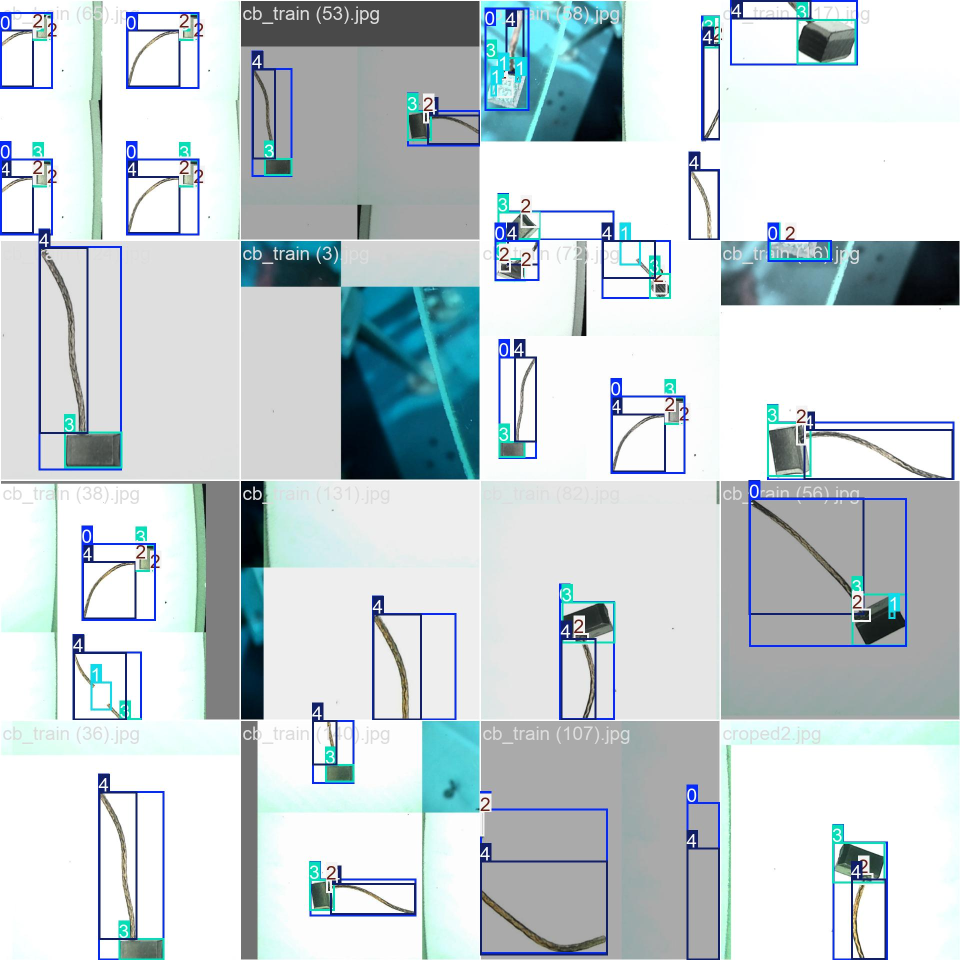
#> input picture detect/train9/train_batch0.jpg, 1920 x 1920 px (shown at 1/2 size)
$ python -i 'live tester_optimized_auto.py'   (imports and definitions only)
#> lines starting #> are read from the running program, lines starting #| are printed output that depends on the picture; after the words box and inside, x2 and y2 are one past the last pixel; in counts of white or black regions, pixels touching at a corner belong together
#> further down, picture is the input picture: shape (1920, 1920, 3); mean B, G, R 212.1, 208.3, 197.2
import cv2
import numpy as np
from matplotlib import pyplot as plt
import matplotlib.patches as patches
import matplotlib as mpl
import time
import os
from InvariantTM import template_crop, invariant_match_template
from pypylon import pylon
import math
import json
import tkinter as tk
from tkinter import filedialog


h_vals_def=[]
v_vals_def=[]

auto = True
trigger=True
#trigger=False

annotations = []
tolerance = 0.015

def align_image(image):
    ds=6
    image_ds = cv2.resize(image, (image.shape[1] // ds, image.shape[0] // ds))
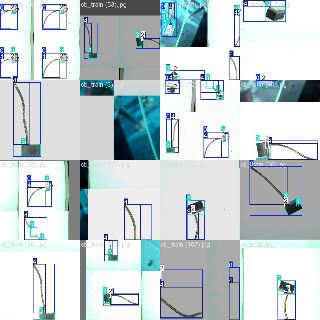
#> image_ds: shape (320, 320, 3); mean B, G, R 211.6, 207.5, 196.4
    gray = cv2.cvtColor(image_ds, cv2.COLOR_BGR2GRAY)
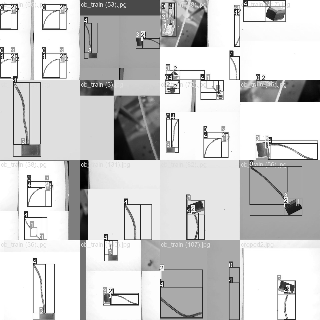
#> gray: shape (320, 320); min 1, max 255, mean 204.7
    _, thresh = cv2.threshold(gray, 127, 255, cv2.THRESH_BINARY_INV)
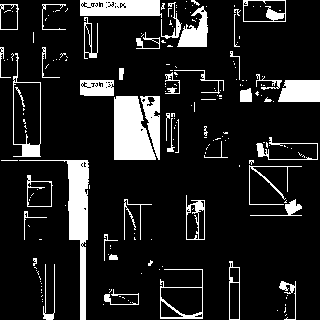
#> thresh: shape (320, 320); 13.1% white; 200 white regions (153 under 20 px)
    contours, _ = cv2.findContours(thresh, cv2.RETR_EXTERNAL, cv2.CHAIN_APPROX_SIMPLE)
#> contours = 184 contours, 151 with area under 20; largest, box (x1, y1, x2, y2) and area: (114, 96, 156, 160) 1944, (13, 53, 41, 157) 1905, (19, 160, 89, 320) 1846, (160, 269, 203, 319) 1309, (80, 0, 162, 18) 1187
    i=0

    for cnt in contours:
        if cv2.contourArea(cnt) < 100000//ds:

            continue

        i=i+1
        rect = cv2.minAreaRect(cnt)
        (cx, cy), (w, h), angle = rect

        if w > h:
            angle += 90
            w, h = h, w

        center = (int(cx)*ds, int(cy)*ds)
        rot_mat = cv2.getRotationMatrix2D(center, angle, 1.0)
        rotated = cv2.warpAffine(image, rot_mat, (image.shape[1], image.shape[0]),
                                 flags=cv2.INTER_NEAREST, borderValue=(255, 255, 255))

        return rotated , True
#> this loop made 184 passes
#> cnt on passes 1, 2, 4: [[286, 314], [285, 315]], [[277, 310]], [[285, 304], [285, 305]]
#> after the loop, i = 0
    return image, False

# [99 lines left out: functions remove_small_dust, match_and_crop, detect_subpixel_edges, not called in this run]

# === DraggableLine and GUI Logic ===
class DraggableLine:
    # [26 lines left out: functions __init__, on_press, on_motion, not called in this run]

    def on_release(self, event):
        self.press = None

# === Image Processing and Measurement GUI ===
# [255 lines left out: functions analyze_frame_cv, measure_features, match, run_camera_interface, not called in this run]


# === Run Program ===
# [2 lines not run here, left out]

>>> import cv2
>>> picture = cv2.imread('detect/train9/train_batch0.jpg')
>>> result = align_image(picture)

$ run again, on detect/train9/train_batch2.jpg
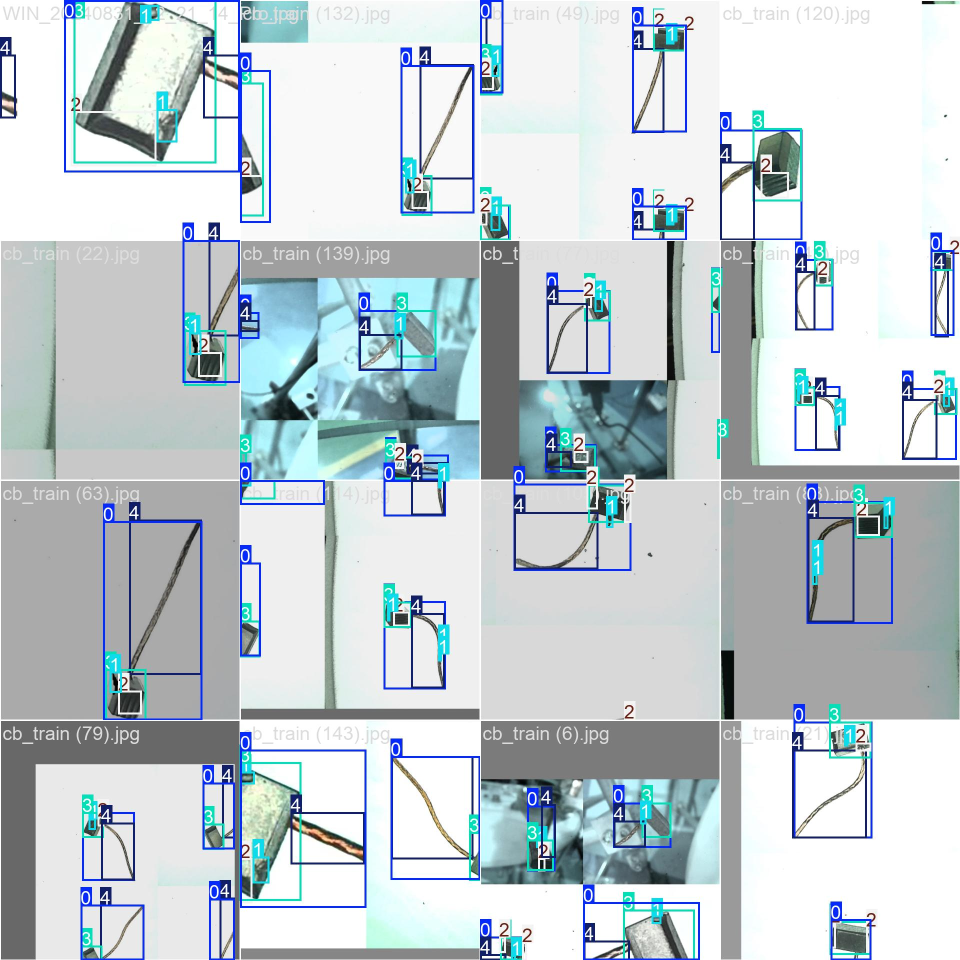
#> input picture detect/train9/train_batch2.jpg, 1920 x 1920 px (shown at 1/2 size)
#> picture is the input picture: shape (1920, 1920, 3); mean B, G, R 208.8, 204, 193.4
#> in align_image, `gray = cv2.cvtColor(image_ds, cv2.COLOR_BGR2GRAY)`:
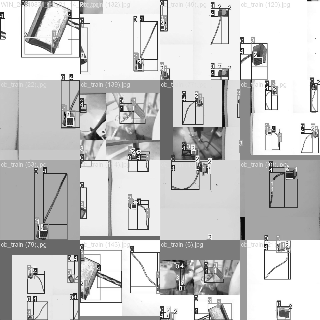
#> gray: shape (320, 320); min 2, max 255, mean 200.8
#> in align_image, `_, thresh = cv2.threshold(gray, 127, 255, cv2.THRESH_BINARY_INV)`:
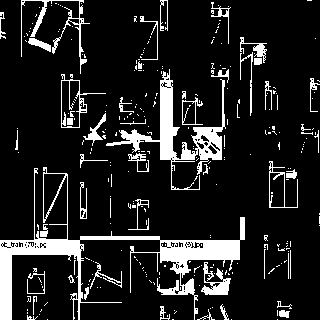
#> thresh: shape (320, 320); 13.1% white; 288 white regions (239 under 20 px)
#> contours = 278 contours, 247 with area under 20; largest, box (x1, y1, x2, y2) and area: (0, 167, 245, 320) 5068, (106, 69, 226, 190) 2373, (61, 74, 106, 128) 941, (269, 161, 298, 208) 556, (21, 0, 90, 74) 374
#> the loop in align_image, `for cnt in contours:` made 278 passes
#> cnt on passes 1 to 3: [[277, 319]], [[231, 319]], [[172, 319], [173, 319]]
#> after the loop in align_image, `for cnt in contours:`: i = 0

$ run again, on detect/train9/train_batch450.jpg
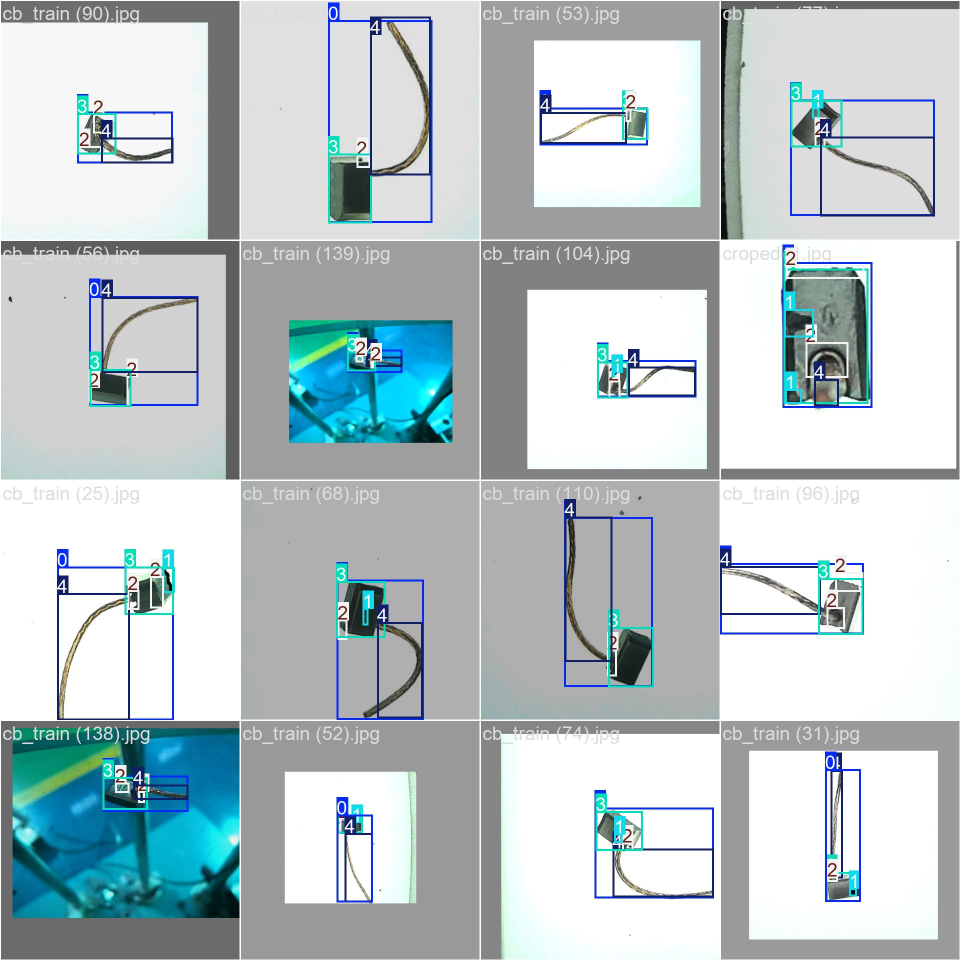
#> input picture detect/train9/train_batch450.jpg, 1920 x 1920 px (shown at 1/2 size)
#> picture is the input picture: shape (1920, 1920, 3); mean B, G, R 201, 197.8, 185.7
#> in align_image, `gray = cv2.cvtColor(image_ds, cv2.COLOR_BGR2GRAY)`:
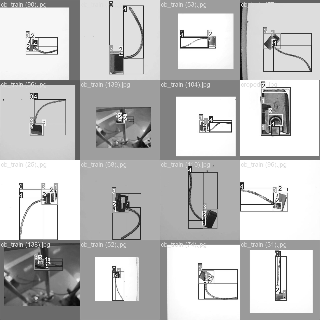
#> gray: shape (320, 320); min 4, max 255, mean 193.5
#> in align_image, `_, thresh = cv2.threshold(gray, 127, 255, cv2.THRESH_BINARY_INV)`:
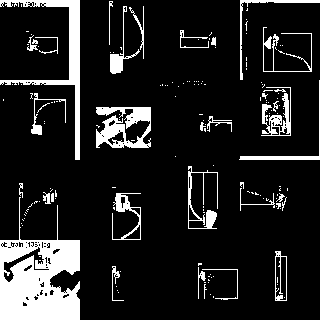
#> thresh: shape (320, 320); 13.4% white; 164 white regions (132 under 20 px)
#> contours = 159 contours, 139 with area under 20; largest, box (x1, y1, x2, y2) and area: (0, 197, 80, 320) 5751, (0, 0, 80, 160) 1702, (96, 107, 151, 148) 1256, (275, 251, 287, 301) 506, (261, 87, 291, 136) 472
#> the loop in align_image, `for cnt in contours:` made 159 passes
#> cnt on passes 1 to 3: [[213, 296], [213, 297]], [[210, 294]], [[118, 292]]
#> after the loop in align_image, `for cnt in contours:`: i = 0

$ run again, on detect/train9/train_batch451.jpg
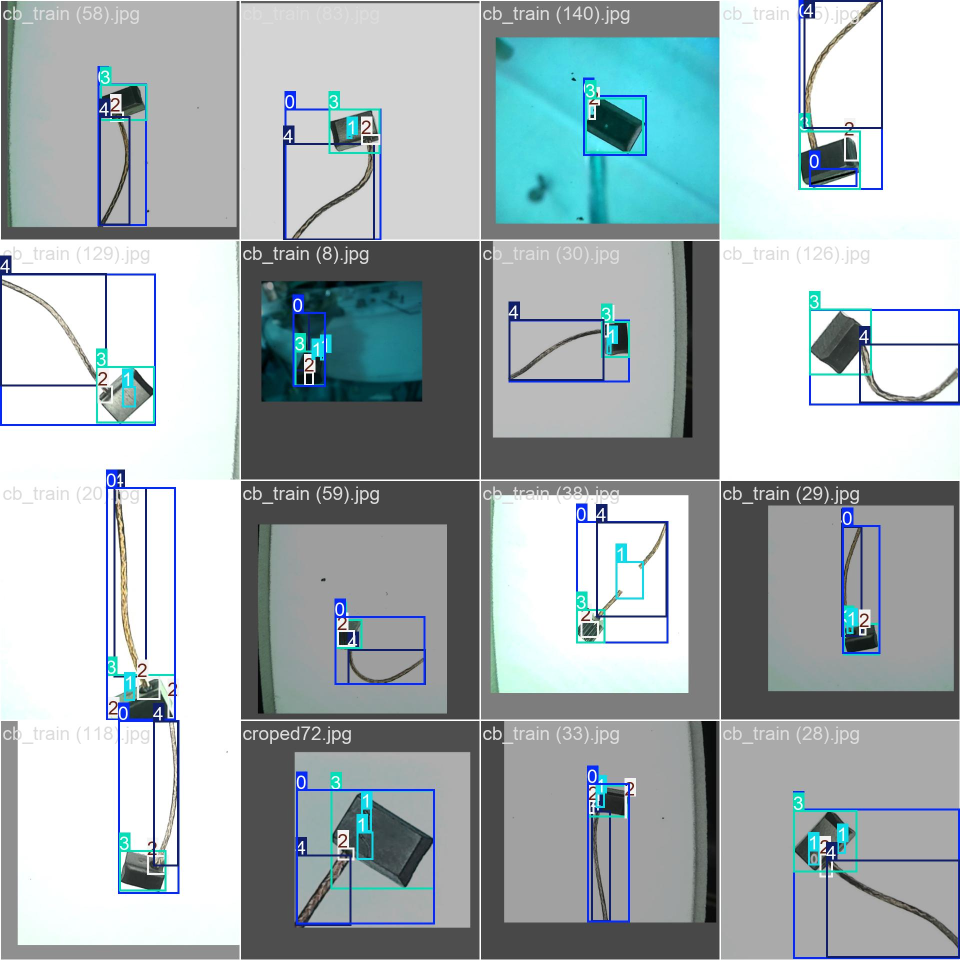
#> input picture detect/train9/train_batch451.jpg, 1920 x 1920 px (shown at 1/2 size)
#> picture is the input picture: shape (1920, 1920, 3); mean B, G, R 180.1, 177, 165.3
#> in align_image, `gray = cv2.cvtColor(image_ds, cv2.COLOR_BGR2GRAY)`:
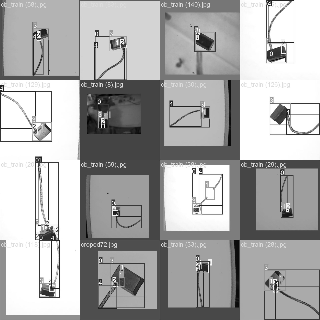
#> gray: shape (320, 320); min 1, max 255, mean 172.4
#> in align_image, `_, thresh = cv2.threshold(gray, 127, 255, cv2.THRESH_BINARY_INV)`:
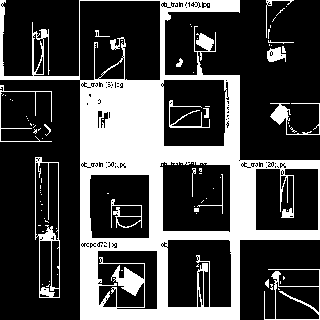
#> thresh: shape (320, 320); 27.7% white; 90 white regions (71 under 20 px)
#> contours = 42 contours, 35 with area under 20; largest, box (x1, y1, x2, y2) and area: (0, 0, 320, 320) 53510, (35, 157, 60, 298) 2950, (264, 269, 320, 320) 1522, (270, 103, 320, 135) 220, (267, 47, 286, 62) 166, (266, 0, 294, 38) 26, (176, 58, 183, 67) 24
#> the loop in align_image, `for cnt in contours:` made 42 passes
#> cnt on passes 2, 3, 4, 7, 9, 11, 12, 14: [[280, 281], [280, 283]], [[268, 279], [265, 282], [265, 284], [268, 287]], [[283, 276], [283, 279], [284, 278], [284, 277]], [[42, 138]], [[40, 128], [39, 129], [38, 129], [38, 130]], [[289, 125], [289, 126]], [[35, 125], [33, 127]], [[33, 124]]
#> after the loop in align_image, `for cnt in contours:`: i = 1
